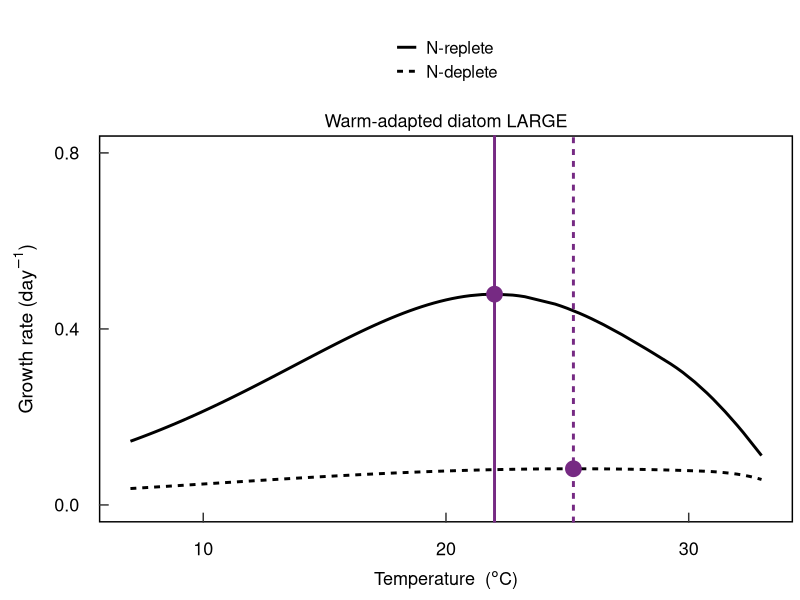
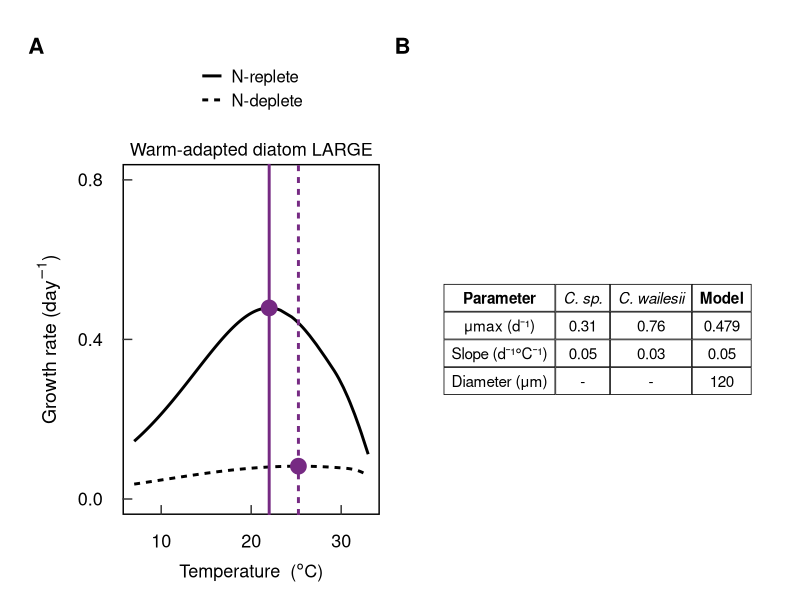
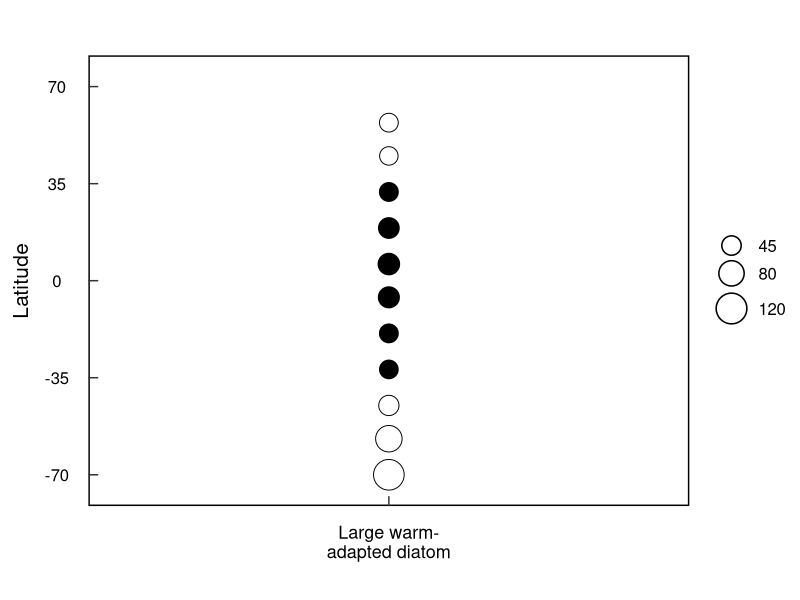
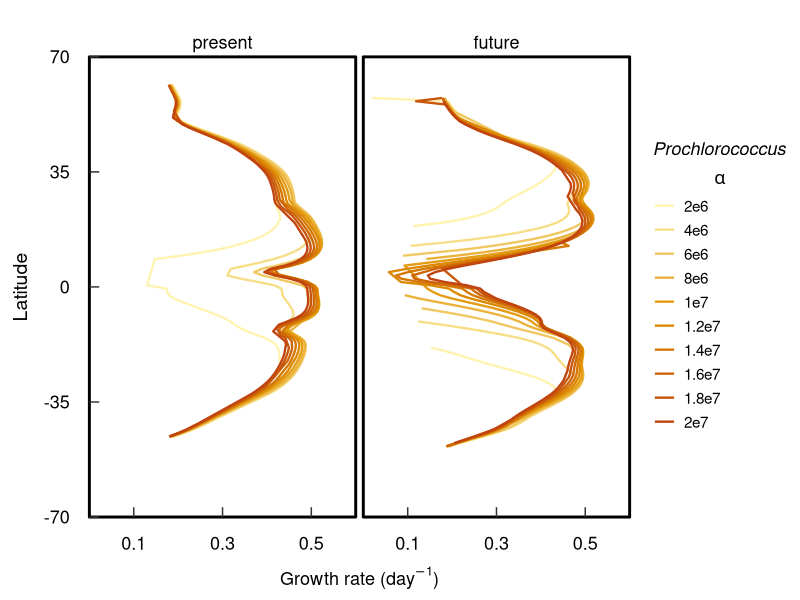
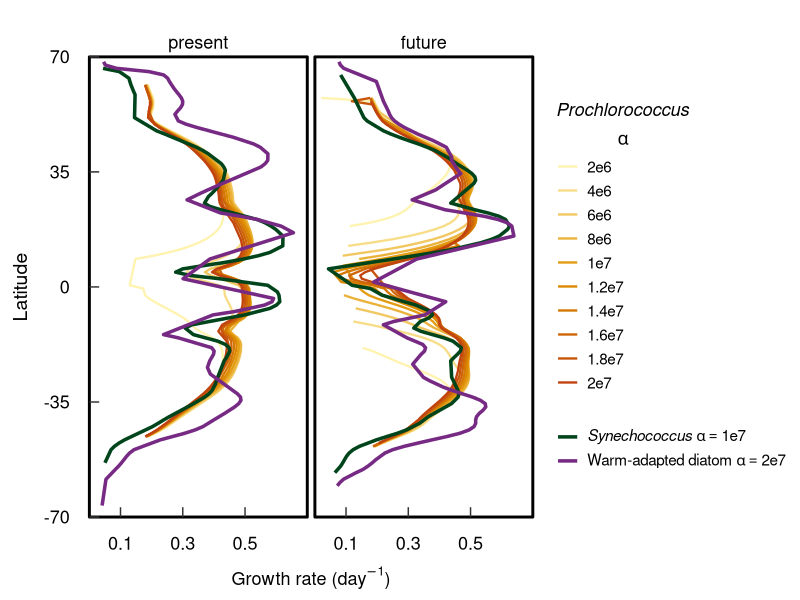

Recreate these plots in R, in order.
##################################################################
# Latitudinal sensitivity simulations                            #
# - Large warm-adapted diatom thermal curve & latitudinal runs  #
# - Prochlorococcus alpha (ctag_max) sensitivity                #
# - Comparison: Pro vs Syn / Pro vs warm-adapted diatom         #
# - Relative proteome investments by latitudinal zone           #
##################################################################

rm(list = ls())

library(ggplot2)
library(patchwork)
library(dplyr)
library(zoo)
library(gridExtra)
library(viridis)
library(tidyr)

# Plotting settings ####
mytheme <- theme(panel.grid.minor = element_blank(),
                 panel.grid.major = element_blank(),
                 panel.background = element_rect(colour = "black", fill = "white", size = 1.0),
                 axis.text = element_text(size = 13, colour = "black"),
                 axis.text.x = element_text(margin = unit(c(0.5, 0.5, 0.5, 0.5), "cm")),
                 axis.text.y = element_text(margin = unit(c(0.5, 0.5, 0.5, 0.5), "cm")),
                 axis.title = element_text(colour = "black"),
                 axis.title.y = element_text(size = 14, margin = unit(c(-0.2, -0.2, -0.2, -0.2), "cm")),
                 axis.title.x = element_text(size = 13, margin = unit(c(-0.2, -0.2, -0.2, -0.2), "cm")),
                 axis.ticks.length = unit(-0.25, "cm"),
                 plot.margin = margin(20, 5, 10, 15),
                 legend.title = element_blank(),
                 legend.direction = "vertical",
                 legend.text = element_text(size = 12, colour = "black"),
                 legend.key = element_blank(),
                 legend.background = element_rect(fill = NA, colour = NA),
                 strip.background = element_blank(),
                 strip.text = element_text(size = 13, color = "black"))


###################################################
# Figure 1: Thermal growth curve + validation (A+B) #
###################################################

dl <- read.csv("output_warm_diatom_thermal_curve_large.csv")  # Large warm-diatom thermal curve
dl$phenotype <- "Warm-adapted diatom LARGE"
dl$DIN2 <- factor(dl$DIN, levels = c("20", "0.1"), labels = c("N-replete", "N-deplete"))

dl2 <- dl %>%
  filter(case_when(
    DIN2 == "N-deplete" ~ NC < 0.3 & NC > 0.04 & size > 0.4 & size < 100  & mu > 1e-3 & mu < 2.0,
    DIN2 == "N-replete" ~ NC < 0.3 & NC > 0.01 & size > 0.4 & size < 2000 & mu > 7e-2 & mu < 2.0
  ))
dl2 <- dl2[-c(74, 80), ]

d1_large <- dl2 %>%
  group_by(DIN2) %>%
  filter(mu == max(mu, na.rm = TRUE))

p5 <- ggplot(dl2, aes(x = temp, y = mu, linetype = DIN2)) +
  geom_line(size = 1) +
  facet_wrap(~ phenotype) +
  scale_y_continuous(breaks = c(0.0, 0.4, 0.8), labels = scales::number_format(accuracy = 0.1), limits = c(0, 0.8)) +
  scale_x_continuous(breaks = c(10, 20, 30), labels = scales::number_format(accuracy = 1), limits = c(7, 33)) +
  ylab(expression(paste("Growth rate (", day^-1, ")", sep = ""))) +
  xlab(expression(paste("Temperature  (", degree, "C)"))) +
  mytheme +
  theme(legend.position = "top") +
  geom_point(data = d1_large, aes(x = temp, y = mu), size = 5, color = "#762A83") +
  geom_vline(data = d1_large, aes(xintercept = temp, linetype = DIN2),
             color = "#762A83", size = 1.0, show.legend = FALSE)

p5

tbl_data <- data.frame(
  "Parameter"   = c("μmax (d⁻¹)", "Slope (d⁻¹°C⁻¹)", "Diameter (μm)"),
  "C. sp."      = c("0.31",  "0.05", "-"),
  "C. wailesii" = c("0.76",  "0.03", "-"),
  "Model"       = c("0.479", "0.05", "120"),
  check.names = FALSE
)

italic_cols <- c(FALSE, TRUE, TRUE, FALSE)

col_theme <- ttheme_default(
  base_size = 11,
  core = list(fg_params = list(hjust = 0.5, x = 0.5),
              bg_params = list(fill = "white", col = "black")),
  colhead = list(fg_params = list(hjust = 0.5, x = 0.5,
                                  fontface = ifelse(italic_cols, "italic", "bold")),
                 bg_params = list(fill = "white", col = "black"))
)

tbl_grob <- tableGrob(tbl_data, rows = NULL, theme = col_theme)

p5_AB <- p5 + wrap_elements(tbl_grob) +
  plot_layout(widths = c(1.1, 1.6)) +
  plot_annotation(tag_levels = "A") &
  theme(plot.tag = element_text(size = 16, face = "bold"))

p5_AB

ggsave("figure_large_diatom_thermal_growth_AB.png", p5_AB, device = "png", width = 9, height = 4, dpi = 600)

#####################################
# Load and process latitudinal data #
#####################################

cesm <- na.omit(read.csv("model_CESM.csv"))

dlf <- read.csv("output_warm_diatom_latitudinal_future_LARGE.csv")   # Large warm-diatom future
dlp <- read.csv("output_warm_diatom_latitudinal_present_LARGE.csv")  # Large warm-diatom present

dlat <- rbind(dlf, dlp)
dlat$model     <- c(rep("future", nrow(dlf)), rep("present", nrow(dlp)))
dlat$phenotype <- "Large warm-\nadapted diatom"
dlat$latitude  <- rep(cesm$latitude, 2)
dlat$istress   <- dlat$ilpb * dlat$itag

dlat <- dlat %>%
  filter(NC < 0.3, NC > 0.04, size > 5, size < 500, mu > 0.001, mu < 1.0) %>%
  filter(!(model == "present" & latitude == 41.5))

dlat$model <- factor(dlat$model, levels = c("present", "future"))

latitude_seq <- seq(-75.5, 75.5, by = 0.5)

complete_grid <- expand.grid(
  latitude  = latitude_seq,
  model     = unique(dlat$model),
  phenotype = unique(dlat$phenotype)
)

dlat_approx <- complete_grid %>%
  left_join(dlat, by = c("latitude", "model", "phenotype")) %>%
  group_by(model, phenotype) %>%
  mutate(mu      = zoo::na.approx(mu,      na.rm = FALSE),
         size    = zoo::na.approx(size,    na.rm = FALSE),
         itr     = zoo::na.approx(itr,     na.rm = FALSE),
         icbd    = zoo::na.approx(icbd,    na.rm = FALSE),
         ichl    = zoo::na.approx(ichl,    na.rm = FALSE),
         istress = zoo::na.approx(istress, na.rm = FALSE)) %>%
  ungroup() %>%
  mutate(across(.cols = -c(phenotype, model, latitude),
                .fns  = ~ replace(.x, !is.na(mu) & mu == 0, NA_real_)))

#############################################
# Figure 3: Cell size by latitude (future) #
#############################################

selected_latitudes <- round(seq(-70, 70, length.out = 12))

dlat_size5 <- dlat_approx %>%
  filter(latitude %in% selected_latitudes) %>%
  select(phenotype, latitude, size, model) %>%
  group_by(latitude, phenotype) %>%
  mutate(
    size_future  = size[model == "future"][1],
    size_present = size[model == "present"][1],
    size_diff = if (!is.na(size_future[1]) && !is.na(size_present[1])) {
      size_future - size_present
    } else {
      NA_real_
    },
    size_change = case_when(
      size_diff > 0  ~ "increase",
      size_diff < 0  ~ "decrease",
      size_diff == 0 ~ "no change",
      TRUE           ~ NA_character_
    )
  ) %>%
  ungroup() %>%
  select(-size_future, -size_present)

psize_large <- ggplot(dlat_size5 %>% filter(model == "future"),
                      aes(x = latitude, y = phenotype, size = size, shape = size_change)) +
  geom_point(fill = "#762A83", color = "black") +
  coord_flip() +
  xlab("Latitude") +
  ylab("") +
  scale_x_continuous(breaks = c(-70, -35, 0, 35, 70), labels = scales::number_format(accuracy = 1),
                     limits = c(-70, 70), expand = c(0.08, 0.08)) +
  scale_size_area(breaks = c(45, 80, 120), labels = c("45", "80", "120"), max_size = 10,
                  guide = guide_legend(override.aes = list(shape = 21, fill = NA, color = "black", stroke = 0.8))) +
  scale_shape_manual(values = c("decrease" = 1, "increase" = 19, "no change" = 21), guide = "none") +
  mytheme +
  theme(legend.position = "right",
        plot.margin = margin(40, 5, 10, 15),
        axis.text.x = element_text(margin = unit(c(0.5, 0.5, 0.5, 0.5), "cm"), angle = 0, hjust = 0.5),
        axis.text.y = element_text(size = 12, angle = 0, hjust = 0.5, vjust = 0.5),
        axis.title.y = element_text(size = 15),
        axis.title.x = element_text(size = 15))

psize_large

ggsave("figure_large_diatom_size_lat.png", psize_large, device = "png", width = 3.3, height = 6, dpi = 600)

##################################################
# Figure 4: Pro alpha sensitivity - growth rate  #
##################################################

dpaf <- read.csv("output_pro_alpha_sens_future_ws.csv")   # Pro alpha sensitivity future (warm-start)
dpap <- read.csv("output_pro_alpha_sens_present_ws.csv")  # Pro alpha sensitivity present (warm-start)

dpaf$latitude <- rep(cesm$latitude, length(unique(dpaf$ctag_max)))
dpap$latitude <- rep(cesm$latitude, length(unique(dpap$ctag_max)))

# Filter bad solutions
dpaf <- dpaf %>% filter(NC < 0.3, NC > 0.05, size > 0.6, size <= 6, mu > 0.001, mu < 0.60, temp >= 10)
dpap <- dpap %>% filter(NC < 0.3, NC > 0.05, size > 0.6, size <= 4, mu > 0.04,  mu < 0.60, temp >= 10)

dpaf$model <- "future"
dpap$model <- "present"
dpas <- rbind(dpaf, dpap)
dpas$model <- factor(dpas$model, levels = c("present", "future"))

# Build complete grid and interpolate across latitudes
dpas_grid <- expand.grid(
  latitude = latitude_seq,
  model    = levels(dpas$model),
  ctag_max = unique(dpaf$ctag_max)
)

dpas_approx <- dpas_grid %>%
  left_join(dpas %>% select(latitude, model, ctag_max, mu), by = c("latitude", "model", "ctag_max")) %>%
  group_by(model, ctag_max) %>%
  arrange(latitude) %>%
  mutate(mu = zoo::na.approx(mu, na.rm = FALSE, maxgap = 18)) %>%
  ungroup()

alpha_vals   <- sort(unique(dpas$ctag_max))
alpha_colors <- setNames(
  colorRampPalette(c("#FFF3B0", "#E09200", "#C1440E"))(length(alpha_vals)),
  as.character(alpha_vals)
)
alpha_labels <- setNames(
  c("2e6", "4e6", "6e6", "8e6", "1e7", "1.2e7", "1.4e7", "1.6e7", "1.8e7", "2e7"),
  as.character(alpha_vals)
)

p_pro_alpha <- ggplot(dpas_approx, aes(y = mu, x = latitude, col = factor(ctag_max), group = factor(ctag_max))) +
  geom_line(size = 0.8, na.rm = TRUE) +
  facet_wrap(~ model) +
  scale_color_manual(values = alpha_colors, labels = alpha_labels,
                     name = expression(atop(italic("Prochlorococcus"), alpha))) +
  xlab("Latitude") +
  ylab(expression(paste("Growth rate (", day^-1, ")", sep = ""))) +
  scale_y_continuous(breaks = c(0.1, 0.3, 0.5), labels = scales::number_format(accuracy = 0.1), limits = c(0, 0.6), expand = c(0, 0)) +
  scale_x_continuous(breaks = c(-70, -35, 0, 35, 70), labels = scales::number_format(accuracy = 1), limits = c(-70, 70), expand = c(0, 0)) +
  mytheme +
  theme(legend.position = "right",
        legend.title = element_text(size = 13, colour = "black"),
        legend.text  = element_text(size = 11, colour = "black")) +
  coord_flip(clip = "off")

p_pro_alpha

######################################################
# Figure 4 overlay: add Synechococcus + warm diatom  #
######################################################

dsf <- read.csv("output_syn_latitudinal_future.csv")           # Synechococcus future
dsp <- read.csv("output_syn_latitudinal_present.csv")          # Synechococcus present
dwf <- read.csv("output_warm_diatom_latitudinal_future.csv")   # Warm-adapted diatom future
dwp <- read.csv("output_warm_diatom_latitudinal_present.csv")  # Warm-adapted diatom present

dsf$latitude <- cesm$latitude; dsf$model <- "future"
dsp$latitude <- cesm$latitude; dsp$model <- "present"
dwf$latitude <- cesm$latitude; dwf$model <- "future"
dwp$latitude <- cesm$latitude; dwp$model <- "present"

dsyn <- rbind(dsf, dsp) %>%
  filter(NC < 0.3, NC > 0.05, size > 0.6, size < 28, mu > 0.04, mu < 0.75) %>%
  select(latitude, model, mu)
dsyn$model <- factor(dsyn$model, levels = c("present", "future"))

dwd <- rbind(dwf, dwp) %>%
  filter(NC < 0.3, NC > 0.05, size > 0.6, size < 28, mu > 0.04, mu < 0.75) %>%
  filter(!(model == "present" & latitude == -39.5),
         !(model == "present" & latitude ==   5.5)) %>%
  select(latitude, model, mu)
dwd$model <- factor(dwd$model, levels = c("present", "future"))

overlay_grid <- expand.grid(latitude = latitude_seq, model = c("present", "future"))
overlay_grid$model <- factor(overlay_grid$model, levels = c("present", "future"))

dsyn_approx <- overlay_grid %>%
  left_join(dsyn, by = c("latitude", "model")) %>%
  group_by(model) %>% arrange(latitude) %>%
  mutate(mu = zoo::na.approx(mu, na.rm = FALSE, maxgap = 15)) %>%
  ungroup()

dwd_approx <- overlay_grid %>%
  left_join(dwd, by = c("latitude", "model")) %>%
  group_by(model) %>% arrange(latitude) %>%
  mutate(mu = zoo::na.approx(mu, na.rm = FALSE, maxgap = 15)) %>%
  ungroup()

p_pro_alpha_overlay <- p_pro_alpha +
  scale_y_continuous(breaks = c(0.1, 0.3, 0.5), labels = scales::number_format(accuracy = 0.1), limits = c(0, 0.7), expand = c(0, 0)) +
  geom_line(data = dsyn_approx %>% mutate(species = "Synechococcus"),
            aes(x = latitude, y = mu, group = interaction(model, species), linetype = species),
            color = "#00441BFF", size = 1.2, na.rm = TRUE, inherit.aes = FALSE) +
  geom_line(data = dwd_approx %>% mutate(species = "Warm-adapted diatom"),
            aes(x = latitude, y = mu, group = interaction(model, species), linetype = species),
            color = "#762A83", size = 1.2, na.rm = TRUE, inherit.aes = FALSE) +
  scale_linetype_manual(
    values = c("Synechococcus" = "solid", "Warm-adapted diatom" = "solid"),
    labels = c("Synechococcus"       = expression(italic("Synechococcus") ~ alpha == "1e7"),
               "Warm-adapted diatom" = expression("Warm-adapted diatom" ~ alpha == "2e7")),
    name  = NULL,
    guide = guide_legend(order = 2, override.aes = list(color = c("#00441BFF", "#762A83"), linewidth = 1.2))
  ) +
  guides(colour = guide_legend(order = 1))

p_pro_alpha_overlay

ggsave("figure_pro_alpha_sens_lat_overlay.png", p_pro_alpha_overlay, device = "png", width = 7, height = 5, dpi = 600)

#############################################################
# Figure 5: Comparison Pro vs Syn / Pro vs warm diatom (AB) #
#############################################################

# Interpolation helper
interp_series <- function(df, type_label, maxgap = 15) {
  data.frame(latitude = latitude_seq) %>%
    left_join(df, by = "latitude") %>%
    arrange(latitude) %>%
    mutate(mu   = zoo::na.approx(mu,   na.rm = FALSE, maxgap = maxgap),
           size = zoo::na.approx(size, na.rm = FALSE, maxgap = maxgap),
           type = type_label)
}

# Filter to single alpha values from already-loaded dpaf (future only)
pro_1e7 <- dpaf %>%
  filter(dplyr::near(ctag_max, 1e7)) %>%
  select(latitude, mu, size)

pro_2e7 <- dpaf %>%
  filter(dplyr::near(ctag_max, 2e7)) %>%
  select(latitude, mu, size)

# Filter Syn and warm diatom (future only, reuse already-loaded dsf / dwf)
syn_f <- dsf %>%
  filter(NC < 0.3, NC > 0.05, size > 0.6, size < 28, mu > 0.04, mu < 0.75) %>%
  select(latitude, mu, size)

wd_f <- dwf %>%
  filter(NC < 0.3, NC > 0.05, size > 0.6, size < 28, mu > 0.04, mu < 0.75) %>%
  select(latitude, mu, size)

# maxgap=10 for Pro 1e7: keeps equatorial no-growth gap (13 NAs) but bridges noise gaps
# maxgap=18 for Pro 2e7: bridges 35N bad-solution cluster; no equatorial gap for this alpha
pro1_int <- interp_series(pro_1e7, "Pro (alpha=1e7)", maxgap = 10)
syn_int  <- interp_series(syn_f,   "Synechococcus",   maxgap = 15)
pro2_int <- interp_series(pro_2e7, "Pro (alpha=2e7)", maxgap = 18)
wd_int   <- interp_series(wd_f,    "Warm-adapted diatom", maxgap = 15)

# Panel A: Pro alpha=1e7 vs Synechococcus ####
dA <- bind_rows(pro1_int %>% mutate(series = "Pro (alpha=1e7)"),
                syn_int  %>% mutate(series = "Synechococcus"))
dA$series <- factor(dA$series, levels = c("Pro (alpha=1e7)", "Synechococcus"))

phen_labels_A <- c("Pro (alpha=1e7)" = expression(italic("Prochlorococcus") ~ (alpha == "1e7")),
                   "Synechococcus"   = expression(italic("Synechococcus")))

pA <- ggplot(dA, aes(x = latitude, y = mu, col = series, linetype = series)) +
  geom_line(size = 1.2, na.rm = TRUE) +
  scale_color_manual(values = c("Pro (alpha=1e7)" = "#5AAE61", "Synechococcus" = "#00441BFF"),
                     labels = phen_labels_A) +
  scale_linetype_manual(values = c("Pro (alpha=1e7)" = "solid", "Synechococcus" = "solid"),
                        labels = phen_labels_A) +
  xlab("Latitude") +
  ylab(expression(paste("Growth rate (", day^-1, ")", sep = ""))) +
  scale_y_continuous(breaks = c(0.1, 0.3, 0.5), labels = scales::number_format(accuracy = 0.1), limits = c(0, 0.65), expand = c(0, 0)) +
  scale_x_continuous(breaks = c(-70, -35, 0, 35, 70), labels = scales::number_format(accuracy = 1), limits = c(-70, 70), expand = c(0, 0)) +
  ggtitle("A") +
  mytheme +
  theme(legend.position = "top",
        plot.title = element_text(hjust = 0, face = "bold", size = 16)) +
  coord_flip(clip = "off")

# Panel B: Pro alpha=2e7 vs Warm-adapted diatom ####
dB <- bind_rows(pro2_int %>% mutate(series = "Pro (alpha=2e7)"),
                wd_int   %>% mutate(series = "Warm-adapted diatom"))
dB$series <- factor(dB$series, levels = c("Pro (alpha=2e7)", "Warm-adapted diatom"))

phen_labels_B <- c("Pro (alpha=2e7)"     = expression(italic("Prochlorococcus") ~ (alpha == "2e7")),
                   "Warm-adapted diatom" = "Warm-adapted diatom")

pB <- ggplot(dB, aes(x = latitude, y = mu, col = series, linetype = series)) +
  geom_line(size = 1.2, na.rm = TRUE) +
  scale_color_manual(values = c("Pro (alpha=2e7)" = "#5AAE61", "Warm-adapted diatom" = "#762A83"),
                     labels = phen_labels_B) +
  scale_linetype_manual(values = c("Pro (alpha=2e7)" = "solid", "Warm-adapted diatom" = "solid"),
                        labels = phen_labels_B) +
  xlab("Latitude") +
  ylab(expression(paste("Growth rate (", day^-1, ")", sep = ""))) +
  scale_y_continuous(breaks = c(0.1, 0.3, 0.5), labels = scales::number_format(accuracy = 0.1), limits = c(0, 0.65), expand = c(0, 0)) +
  scale_x_continuous(breaks = c(-70, -35, 0, 35, 70), labels = scales::number_format(accuracy = 1), limits = c(-70, 70), expand = c(0, 0)) +
  ggtitle("B") +
  mytheme +
  theme(legend.position = "top",
        plot.title = element_text(hjust = 0, face = "bold", size = 16)) +
  coord_flip(clip = "off")

p_combined <- pA + pB + plot_layout(ncol = 2)

ggsave("figure_pro_alpha_comparison_AB.png", p_combined, device = "png", width = 6.5, height = 5, dpi = 600)
